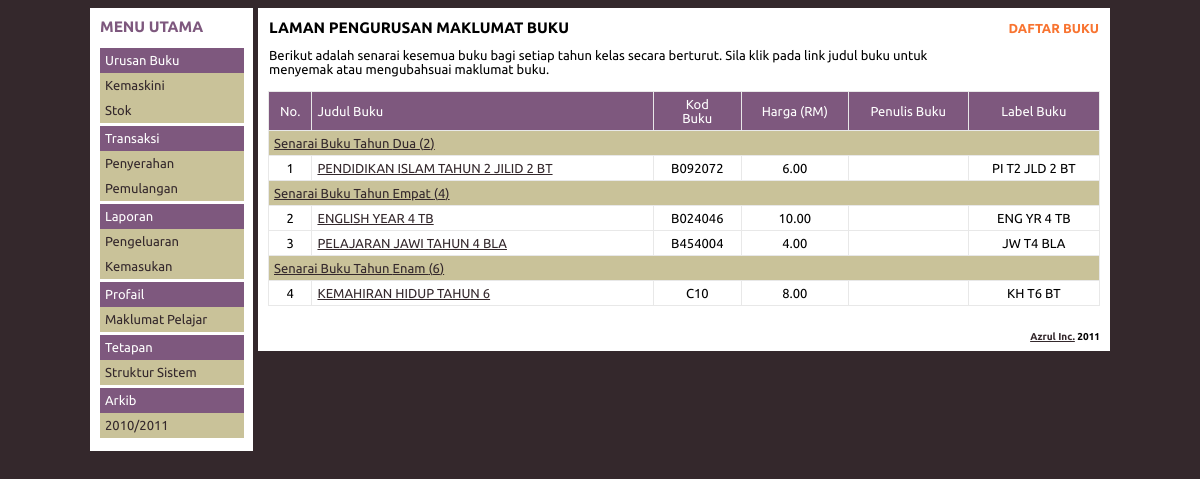
Screenshot of /index.php/books/manage with the database file from the repository.
### tables this page shows
CREATE TABLE IF NOT EXISTS `ispbt_books` (
  `is_books_ind` int(4) NOT NULL auto_increment,
  `is_books_title` varchar(255) NOT NULL,
  `is_books_code` varchar(255) NOT NULL,
  `is_books_year` int(2) default '0',
  `is_books_price` float default '0',
  `is_books_author` varchar(255) default NULL,
  `is_books_label` varchar(255) default NULL,
  `is_books_instocks` int(255) NOT NULL,
  `is_books_outstocks` int(255) NOT NULL,
  UNIQUE KEY `is_books_code` (`is_books_code`),
  KEY `is_books_ind` (`is_books_ind`)
);

CREATE TABLE IF NOT EXISTS `ispbt_years` (
  `is_years_ind` int(3) NOT NULL,
  `is_years_digit` int(3) NOT NULL,
  `is_years_title` varchar(255) NOT NULL,
  UNIQUE KEY `is_year_digit` (`is_years_digit`),
  KEY `is_year_ind` (`is_years_ind`)
);

### application/controllers/books/manage.php (called while the page is built, shortened)
<?php if ( ! defined('BASEPATH')) exit('No direct script access allowed');
class Manage extends CI_Controller {
	public function index()
	{
		$query = $this->db->query("SELECT * FROM ispbt_books INNER JOIN ispbt_years ON is_books_year = is_years_digit ORDER BY is_books_year, is_books_title ASC");
		$books = $query->result();
		$query = $this->db->query("SELECT * FROM ispbt_books INNER JOIN ispbt_years ON is_books_year = is_years_digit GROUP BY is_books_year ASC");
		$classProfile = $query->result();
		$ajaxModal = $this->ajax->load();
		$data = array(
			'books' => $books,
			'classprofile' => $classProfile,
			'ajaxmodal' => $ajaxModal
		);
		$this->load->view('books/manage/view_manage_main', $data);
	}
}

### index.php (called while the page is built, shortened)
<?php
require_once BASEPATH.'core/CodeIgniter'.EXT;

### application/views/books/manage/view_manage_main.php (the view, shortened to what this page needs)
<table id="page-header" width="100%">
	<tr>
		<td><h3>LAMAN PENGURUSAN MAKLUMAT BUKU</h3></td>
		<td align="right"><a id="topright-menu" class="modal-trigger" href="<?php echo site_url('books/manage/add/new'); ?>">DAFTAR BUKU</a></td>
	</tr>
	<tr>
		<td>Berikut adalah senarai kesemua buku bagi setiap tahun kelas secara berturut. Sila klik pada link judul buku untuk <br />menyemak atau mengubahsuai maklumat buku.</td>
		<td align="right">&nbsp;</td>
	</tr>
</table>
<br />
<table border="1" cellpadding="5" width="100%">
	<thead>
		<td><center>No.</center></td>
		<td>Judul Buku</td>
		<td><center>Kod<br /> Buku</center></td>
		<td><center>Harga (RM)</center></td>
		<td><center>Penulis Buku</center></td>
		<td><center>Label Buku</center></td>
		</thead>
<tbody>
<?php
$output = "";
foreach($classprofile as $value)
{
	$url = site_url('books/manage/classes/' . $value->is_years_digit);
	$output .= "<tr bgcolor=\"#C9C299\"><td colspan=\"8\"><a href=\"$url\">Senarai Buku Tahun " . $value->is_years_title . " (" . $value->is_years_digit . ")". "</a></td></tr>";
	$i = 1;
	foreach($books as $booksval)
	{
		if ($booksval->is_books_year == $value->is_years_digit)
		{
		$url = site_url('books/manage/exist/' . $booksval->is_books_ind);
		$rel = $booksval->is_books_ind;
		$output .= "<tr>";
		$output .= "<td><center>$i</center></td>";
		$output .= "<td><a class=\"modal-trigger\" rel=\"$rel\" href=\"$url\">" . $booksval->is_books_title . "</a></td>";
		$output .= "<td><center>" . $booksval->is_books_code . "</center></td>";
		$output .= "<td><center>" . number_format($booksval->is_books_price, 2, '.', '') . "</center></td>";
		$output .= "<td>" . $booksval->is_books_author . "</td>";
		$output .= "<td><center>" . $booksval->is_books_label . "</center></td>";
		$output .= "</tr>";
		}
		$i++;
	}
}
echo $output;
?>
</tbody>
</table>

### css/style.css (style rules this page uses)
body { background-color: #34282C; font-family: 'Ubuntu', sans-serif, arial; font-size: 13px; }
table { border-collapse: collapse; border: 1px #E8E8E8 solid; }
thead { background-color: #7E587E; color: #FFFFFF; }
tr { border: 1px #E8E8E8 solid; }
td { border: 1px #E8E8E8 solid; }
a { color: #34282C; }
table#page-header { border: none; }
table#page-header tr { border: inherit; }
table#page-header td { border: inherit; }
table#page-header h3 { margin: 0; padding: 10px 0 10px 0; }
a#topright-menu { text-decoration: none; font-weight: bold; color: #F87431; }

### rows the page displays
ispbt_books: ispbt_years.is_years_title "Dua", ispbt_years.is_years_digit "2", is_books_title "PENDIDIKAN ISLAM TAHUN 2 JILID 2 BT", is_books_code "B092072", is_books_price "6.00", is_books_label "PI T2 JLD 2 BT"
ispbt_books: ispbt_years.is_years_title "Empat", ispbt_years.is_years_digit "4", is_books_title "ENGLISH YEAR 4 TB", is_books_code "B024046", is_books_price "10.00", is_books_label "ENG YR 4 TB"
ispbt_books: is_books_title "PELAJARAN JAWI TAHUN 4 BLA", is_books_code "B454004", is_books_price "4.00", is_books_label "JW T4 BLA"
ispbt_books: ispbt_years.is_years_title "Enam", ispbt_years.is_years_digit "6", is_books_title "KEMAHIRAN HIDUP TAHUN 6", is_books_code "C10", is_books_price "8.00", is_books_label "KH T6 BT"
